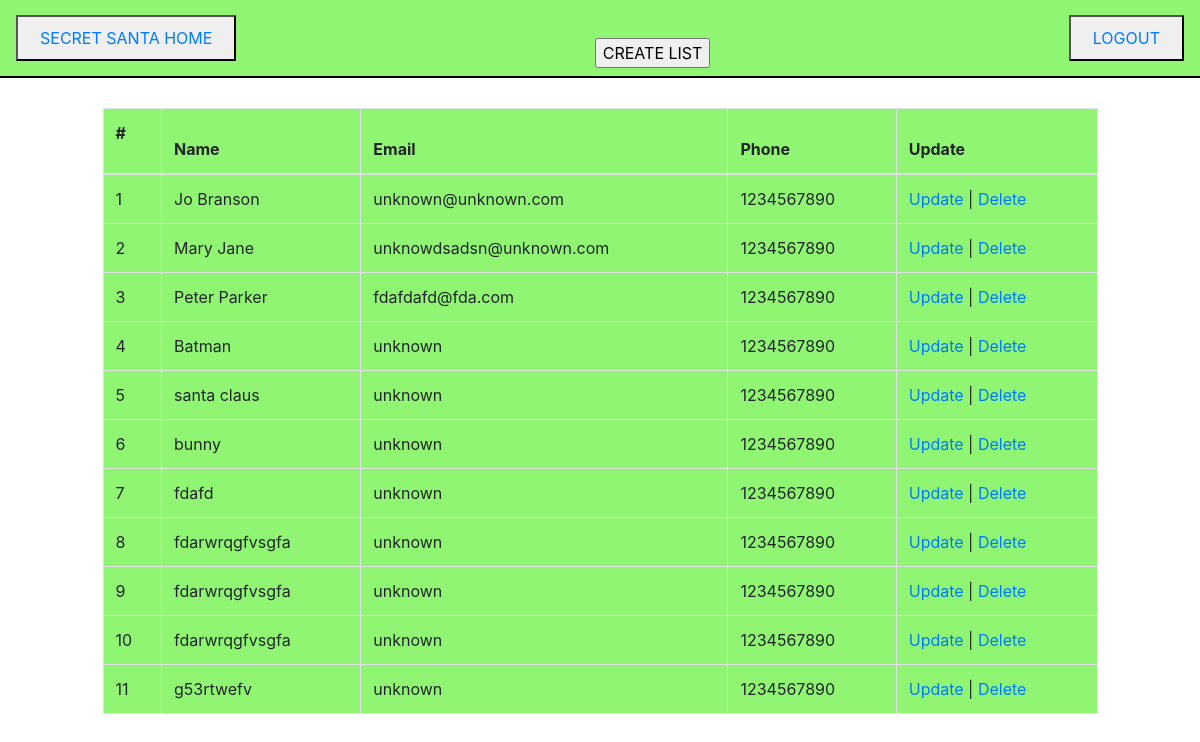
Screenshot of /secret_santa/9ef5a9cf-fb05-4f23-93f1-c46de9f8fda8/ with the database file from the repository.
### secret_santa/models.py (models this page shows, shortened)
class Member(BaseModel):
    member_list = models.ForeignKey(List, on_delete=models.CASCADE)
    full_name = models.CharField(max_length=100, validators = [MinLengthValidator(3)])
    email = models.CharField( max_length=200, default='unknown', validators = [EmailValidator])
    telephone = models.CharField(max_length=10, default='9999999999', validators = [MinLengthValidator(10)])

### secret_santa/views.py (the view)
# urls.py: path('<uuid:list_id>/', ListDetailView.as_view(), name='list_detail'),
class ListDetailView(DetailView):
    model = List
    pk_url_kwarg = 'list_id'

### secret_santa/templates/secret_santa/list_detail.html (shortened to what this page needs)
{% extends 'santa_layout.html' %}
{% load static %}
{% block body %}
{% if object.member_set.all.count > 0 %}
<div>
    <div class="row" id="mt">
        <div class="col-sm-1"> </div>
        <div class='col-sm-10' >
            <table id="green" class="table table-hover table-bordered">
                <thead>
                    <tr>
                        <th> <p>#</p></th>
                        <th> Name</th>
                        <th> Email</th>
                        <th> Phone</th>
                        <th> Update</th>
                    </tr>
                </thead>
                <tbody>
                    {% for mem in object.member_set.all %}
                    <tr>
                        <td> {{ forloop.counter }} </td>
                        <td> {{ mem.full_name }}</td>
                        <td> {{  mem.email }} </td>
                        <td>  {{  mem.telephone }}</td>
                        <td>
                            <a href="{% url 'secret_santa:update_member' mem.id %}">
                                Update
                            </a> |
                            <a href="{% url 'secret_santa:delete_member' mem.id %}">
                                Delete
                            </a>
                        </td>
                    </tr>
                    {% endfor %}
                </tbody>
            </table>
        </div>
        <div class="col-sm-1"> </div>
    </div>
</div>
{% endif %}
{% endblock %}

### base/static/base/css/main_style.css (style rules this page uses)
#mt { margin-top: 30px; }
#main_back { background-color: lightgreen; background: url("http://www.witf.org/news/600x340-christmas-ornament.png"); background-size: cover; }
#green { background-color:rgb(144, 245, 114); }

### rows the page displays
Member: full_name "Jo Branson", email "unknown@unknown.com", telephone "1234567890"
Member: full_name "Mary Jane", email "unknowdsadsn@unknown.com", telephone "1234567890"
Member: full_name "Peter Parker", email "fdafdafd@fda.com", telephone "1234567890"
Member: full_name "Batman", email "unknown", telephone "1234567890"
Member: full_name "santa claus", email "unknown", telephone "1234567890"
Member: full_name "bunny", email "unknown", telephone "1234567890"
Member: full_name "fdafd", email "unknown", telephone "1234567890"
Member: full_name "fdarwrqgfvsgfa", email "unknown", telephone "1234567890"
Member: full_name "fdarwrqgfvsgfa", email "unknown", telephone "1234567890"
Member: full_name "fdarwrqgfvsgfa", email "unknown", telephone "1234567890"
Member: full_name "g53rtwefv", email "unknown", telephone "1234567890"
